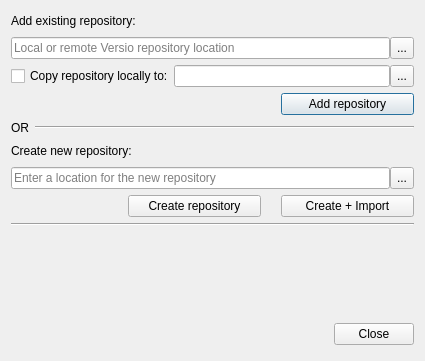
<?xml version="1.0" encoding="UTF-8"?>
<ui version="4.0">
 <class>AddRepoDialog</class>
 <widget class="QDialog" name="AddRepoDialog">
  <property name="geometry">
   <rect>
    <x>0</x>
    <y>0</y>
    <width>425</width>
    <height>361</height>
   </rect>
  </property>
  <property name="windowTitle">
   <string>Add or Create a Repository</string>
  </property>
  <property name="styleSheet">
   <string notr="true">#addRepoDialog {
	background-color: #eeeeee;
}</string>
  </property>
  <layout class="QVBoxLayout" name="verticalLayout">
   <item>
    <layout class="QHBoxLayout" name="horizontalLayout_3">
     <item>
      <widget class="QLabel" name="addRepoLabel">
       <property name="text">
        <string>Add existing repository:</string>
       </property>
      </widget>
     </item>
     <item>
      <spacer name="horizontalSpacer_3">
       <property name="orientation">
        <enum>Qt::Horizontal</enum>
       </property>
       <property name="sizeHint" stdset="0">
        <size>
         <width>40</width>
         <height>20</height>
        </size>
       </property>
      </spacer>
     </item>
    </layout>
   </item>
   <item>
    <layout class="QHBoxLayout" name="horizontalLayout_4">
     <property name="spacing">
      <number>0</number>
     </property>
     <item>
      <widget class="QLineEdit" name="addRepoFolderBox">
       <property name="sizePolicy">
        <sizepolicy hsizetype="Expanding" vsizetype="Fixed">
         <horstretch>0</horstretch>
         <verstretch>0</verstretch>
        </sizepolicy>
       </property>
       <property name="maximumSize">
        <size>
         <width>16777215</width>
         <height>16777215</height>
        </size>
       </property>
       <property name="text">
        <string/>
       </property>
       <property name="placeholderText">
        <string>Local or remote Versio repository location</string>
       </property>
      </widget>
     </item>
     <item>
      <widget class="QToolButton" name="selectRepoFolderButton">
       <property name="sizePolicy">
        <sizepolicy hsizetype="Fixed" vsizetype="Maximum">
         <horstretch>0</horstretch>
         <verstretch>0</verstretch>
        </sizepolicy>
       </property>
       <property name="minimumSize">
        <size>
         <width>0</width>
         <height>21</height>
        </size>
       </property>
       <property name="maximumSize">
        <size>
         <width>16777215</width>
         <height>16677215</height>
        </size>
       </property>
       <property name="text">
        <string>...</string>
       </property>
      </widget>
     </item>
    </layout>
   </item>
   <item>
    <layout class="QHBoxLayout" name="horizontalLayout_7">
     <property name="spacing">
      <number>0</number>
     </property>
     <item>
      <widget class="QCheckBox" name="cloneCheckBox">
       <property name="sizePolicy">
        <sizepolicy hsizetype="Fixed" vsizetype="Fixed">
         <horstretch>0</horstretch>
         <verstretch>0</verstretch>
        </sizepolicy>
       </property>
       <property name="styleSheet">
        <string notr="true">#copyLabel {
  color: #666666;
}</string>
       </property>
       <property name="text">
        <string>Copy repository locally to:</string>
       </property>
      </widget>
     </item>
     <item>
      <widget class="QLineEdit" name="cloneFolderBox"/>
     </item>
     <item>
      <widget class="QToolButton" name="selectCloneFolderButton">
       <property name="sizePolicy">
        <sizepolicy hsizetype="Fixed" vsizetype="Minimum">
         <horstretch>0</horstretch>
         <verstretch>0</verstretch>
        </sizepolicy>
       </property>
       <property name="minimumSize">
        <size>
         <width>0</width>
         <height>21</height>
        </size>
       </property>
       <property name="maximumSize">
        <size>
         <width>16777215</width>
         <height>16777215</height>
        </size>
       </property>
       <property name="text">
        <string>...</string>
       </property>
      </widget>
     </item>
    </layout>
   </item>
   <item>
    <layout class="QHBoxLayout" name="horizontalLayout_2">
     <property name="spacing">
      <number>0</number>
     </property>
     <item>
      <spacer name="horizontalSpacer">
       <property name="orientation">
        <enum>Qt::Horizontal</enum>
       </property>
       <property name="sizeHint" stdset="0">
        <size>
         <width>40</width>
         <height>20</height>
        </size>
       </property>
      </spacer>
     </item>
     <item>
      <widget class="QPushButton" name="addRepoButton">
       <property name="sizePolicy">
        <sizepolicy hsizetype="Maximum" vsizetype="Maximum">
         <horstretch>0</horstretch>
         <verstretch>0</verstretch>
        </sizepolicy>
       </property>
       <property name="minimumSize">
        <size>
         <width>133</width>
         <height>0</height>
        </size>
       </property>
       <property name="maximumSize">
        <size>
         <width>133</width>
         <height>32</height>
        </size>
       </property>
       <property name="text">
        <string>Add repository</string>
       </property>
       <property name="icon">
        <iconset resource="resources/geogigclient_resources.qrc">
         <normaloff>:/icon/add-repo-16.png</normaloff>:/icon/add-repo-16.png</iconset>
       </property>
      </widget>
     </item>
    </layout>
   </item>
   <item>
    <layout class="QHBoxLayout" name="horizontalLayout">
     <item>
      <widget class="QLabel" name="label">
       <property name="sizePolicy">
        <sizepolicy hsizetype="Fixed" vsizetype="Preferred">
         <horstretch>0</horstretch>
         <verstretch>0</verstretch>
        </sizepolicy>
       </property>
       <property name="text">
        <string>OR</string>
       </property>
      </widget>
     </item>
     <item>
      <widget class="Line" name="line">
       <property name="orientation">
        <enum>Qt::Horizontal</enum>
       </property>
      </widget>
     </item>
    </layout>
   </item>
   <item>
    <layout class="QHBoxLayout" name="horizontalLayout_5">
     <item>
      <widget class="QLabel" name="label_6">
       <property name="text">
        <string>Create new repository:</string>
       </property>
      </widget>
     </item>
     <item>
      <spacer name="horizontalSpacer_4">
       <property name="orientation">
        <enum>Qt::Horizontal</enum>
       </property>
       <property name="sizeHint" stdset="0">
        <size>
         <width>40</width>
         <height>20</height>
        </size>
       </property>
      </spacer>
     </item>
    </layout>
   </item>
   <item>
    <layout class="QHBoxLayout" name="horizontalLayout_6">
     <property name="spacing">
      <number>0</number>
     </property>
     <item>
      <widget class="QLineEdit" name="createRepoFolderBox">
       <property name="text">
        <string/>
       </property>
       <property name="placeholderText">
        <string>Enter a location for the new repository</string>
       </property>
      </widget>
     </item>
     <item>
      <widget class="QToolButton" name="selectNewRepoFolderButton">
       <property name="sizePolicy">
        <sizepolicy hsizetype="Fixed" vsizetype="Minimum">
         <horstretch>0</horstretch>
         <verstretch>0</verstretch>
        </sizepolicy>
       </property>
       <property name="minimumSize">
        <size>
         <width>0</width>
         <height>21</height>
        </size>
       </property>
       <property name="maximumSize">
        <size>
         <width>16777215</width>
         <height>16777215</height>
        </size>
       </property>
       <property name="text">
        <string>...</string>
       </property>
      </widget>
     </item>
    </layout>
   </item>
   <item>
    <layout class="QHBoxLayout" name="horizontalLayout_8">
     <property name="spacing">
      <number>0</number>
     </property>
     <item>
      <spacer name="horizontalSpacer_5">
       <property name="orientation">
        <enum>Qt::Horizontal</enum>
       </property>
       <property name="sizeHint" stdset="0">
        <size>
         <width>40</width>
         <height>20</height>
        </size>
       </property>
      </spacer>
     </item>
     <item>
      <widget class="QPushButton" name="createRepoButton">
       <property name="sizePolicy">
        <sizepolicy hsizetype="Maximum" vsizetype="Maximum">
         <horstretch>0</horstretch>
         <verstretch>0</verstretch>
        </sizepolicy>
       </property>
       <property name="minimumSize">
        <size>
         <width>133</width>
         <height>0</height>
        </size>
       </property>
       <property name="maximumSize">
        <size>
         <width>133</width>
         <height>111111</height>
        </size>
       </property>
       <property name="text">
        <string>Create repository</string>
       </property>
       <property name="icon">
        <iconset resource="resources/geogigclient_resources.qrc">
         <normaloff>:/icon/create-repo.png</normaloff>:/icon/create-repo.png</iconset>
       </property>
       <property name="iconSize">
        <size>
         <width>20</width>
         <height>16</height>
        </size>
       </property>
      </widget>
     </item>
     <item>
      <spacer name="horizontalSpacer_2">
       <property name="orientation">
        <enum>Qt::Horizontal</enum>
       </property>
       <property name="sizeType">
        <enum>QSizePolicy::Fixed</enum>
       </property>
       <property name="sizeHint" stdset="0">
        <size>
         <width>20</width>
         <height>20</height>
        </size>
       </property>
      </spacer>
     </item>
     <item>
      <widget class="QPushButton" name="createRepoAndImportButton">
       <property name="minimumSize">
        <size>
         <width>133</width>
         <height>0</height>
        </size>
       </property>
       <property name="text">
        <string>Create + Import</string>
       </property>
       <property name="icon">
        <iconset resource="resources/geogigclient_resources.qrc">
         <normaloff>:/icon/create-and-import-repo.png</normaloff>:/icon/create-and-import-repo.png</iconset>
       </property>
       <property name="iconSize">
        <size>
         <width>20</width>
         <height>16</height>
        </size>
       </property>
      </widget>
     </item>
    </layout>
   </item>
   <item>
    <widget class="Line" name="line_2">
     <property name="orientation">
      <enum>Qt::Horizontal</enum>
     </property>
    </widget>
   </item>
   <item>
    <spacer name="verticalSpacer">
     <property name="orientation">
      <enum>Qt::Vertical</enum>
     </property>
     <property name="sizeHint" stdset="0">
      <size>
       <width>20</width>
       <height>40</height>
      </size>
     </property>
    </spacer>
   </item>
   <item>
    <layout class="QHBoxLayout" name="horizontalLayout_10">
     <item>
      <spacer name="horizontalSpacer_7">
       <property name="orientation">
        <enum>Qt::Horizontal</enum>
       </property>
       <property name="sizeHint" stdset="0">
        <size>
         <width>40</width>
         <height>20</height>
        </size>
       </property>
      </spacer>
     </item>
     <item>
      <widget class="QDialogButtonBox" name="buttonBox">
       <property name="sizePolicy">
        <sizepolicy hsizetype="Maximum" vsizetype="Fixed">
         <horstretch>0</horstretch>
         <verstretch>0</verstretch>
        </sizepolicy>
       </property>
       <property name="minimumSize">
        <size>
         <width>0</width>
         <height>32</height>
        </size>
       </property>
       <property name="maximumSize">
        <size>
         <width>16777215</width>
         <height>32</height>
        </size>
       </property>
       <property name="orientation">
        <enum>Qt::Horizontal</enum>
       </property>
       <property name="standardButtons">
        <set>QDialogButtonBox::Close</set>
       </property>
       <property name="centerButtons">
        <bool>true</bool>
       </property>
      </widget>
     </item>
    </layout>
   </item>
  </layout>
 </widget>
 <resources>
  <include location="resources/geogigclient_resources.qrc"/>
 </resources>
 <connections>
  <connection>
   <sender>buttonBox</sender>
   <signal>accepted()</signal>
   <receiver>AddRepoDialog</receiver>
   <slot>accept()</slot>
   <hints>
    <hint type="sourcelabel">
     <x>248</x>
     <y>254</y>
    </hint>
    <hint type="destinationlabel">
     <x>157</x>
     <y>274</y>
    </hint>
   </hints>
  </connection>
  <connection>
   <sender>buttonBox</sender>
   <signal>rejected()</signal>
   <receiver>AddRepoDialog</receiver>
   <slot>reject()</slot>
   <hints>
    <hint type="sourcelabel">
     <x>316</x>
     <y>260</y>
    </hint>
    <hint type="destinationlabel">
     <x>286</x>
     <y>274</y>
    </hint>
   </hints>
  </connection>
 </connections>
</ui>
